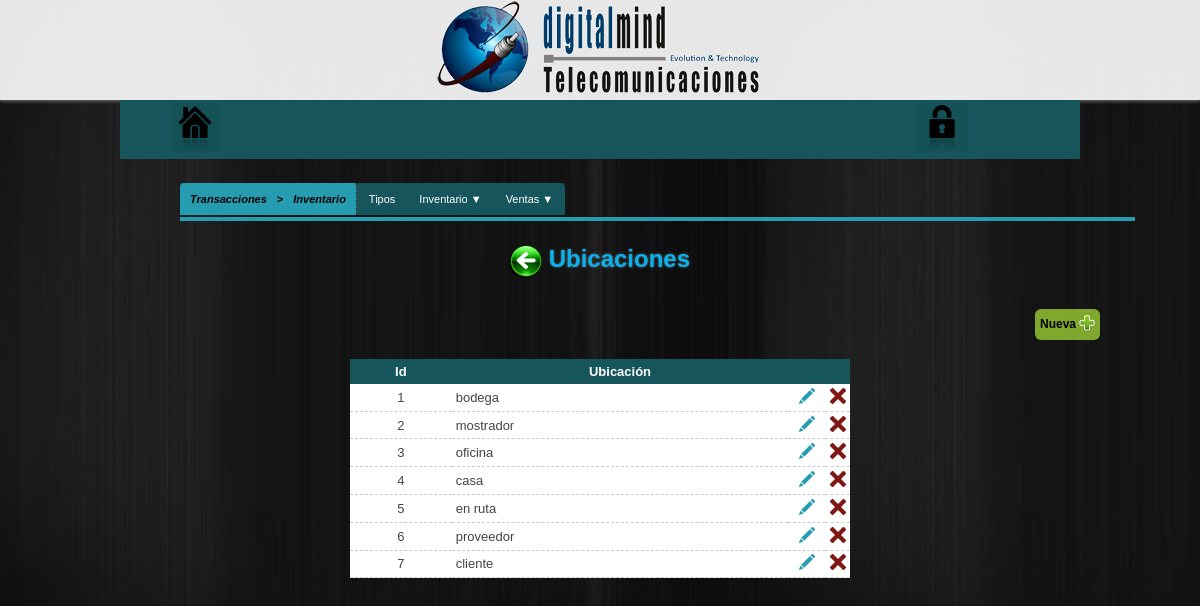
The app's page /configuracion/transacciones/inventario/ubicaciones (signed in) with its own data.
### tables this page shows
CREATE TABLE IF NOT EXISTS `ubicaciones` (
  `id_ubicacion` int(10) NOT NULL,
  `nombre_ubicacion` varchar(50) NOT NULL
);

### configuracion/transacciones/inventario/ubicaciones/classUbicacionesInv.php (called while the page is built, shortened)
<?php
	class UbicacionesInv
	{
		public function obtenerUbicacionesInventario() {
			$Conexion = new dataBaseConn();
			$sth = $Conexion -> prepare('SELECT id_ubicacion,nombre_ubicacion FROM ubicaciones');
			$sth -> execute();
			$ubicacionesInv = $sth -> fetchAll();
			return $ubicacionesInv;
		}
	}
?>

### libs/encrypt_decrypt_strings_urls.php (called while the page is built, shortened)
<?php
	function encrypt($string, $key) {
	   $result = '';
	   for($i=0; $i<strlen($string); $i++) {
	      $char = substr($string, $i, 1);
	      $keychar = substr($key, ($i % strlen($key))-1, 1);
	      $char = chr(ord($char)+ord($keychar));
	      $result.=$char;
	   }
	   return base64_encode($result);
	}
?>

### configuracion/transacciones/inventario/ubicaciones/tabla_ubicacionesi.php (the view, shortened to what this page needs)
<?php require_once("../../../../libs/encrypt_decrypt_strings_urls.php"); ?>
<?php if($datUbicacionesInv = $fnUbicacionesInv -> obtenerUbicacionesInventario() ) : ?>
	<table class="datos-bd">
		<tr>
			<th>Id</th>
			<th>Ubicación</th>
			<th>&nbsp;</th>
			<th>&nbsp;</th>
		</tr>
		<?php foreach($datUbicacionesInv as $ubicacionInv) : ?>
			<tr>
				<td><?=$ubicacionInv['id_ubicacion']?></td>
				<td style="text-align: left;"><?=$ubicacionInv['nombre_ubicacion']?></td>
				<td width="5%">
					<?php $idUbicInv = encrypt($ubicacionInv['id_ubicacion'],"ubicacionesInventarioDM") ?>
					<a href="actualizar_ubicacioni.php?IDubicacion=<?=$idUbicInv?>" class="EditUbInv"><img src="../../../../images/editar.png" title="Editar"></a>
				</td>
				<td width="5%">
					<form action="" method="POST" enctype="application/x-www-form-urlencoded" target="_self">
						<button type="button" class="deleteUbicInv">
							<img src="../../../../images/eliminar.png" title="Borrar" alt="Borrar">
						</button>
					</form>
				</td>
			</tr>
		<?php endforeach; ?>
	</table>
	<br />
<?php else :?>
	<div class="vacio">
		(Sin registros)
	</div>
<?php endif; ?>

### css/menu.css (style rules this page uses)
* { margin: 0;padding: 0; }
a { color: #28C7E0;text-decoration:none; }
body { background: url(../images/bg.jpg) fixed; color:#444; font-family:Verdana,Helvetica,Sans-serif;font-size:12px; }
a { text-decoration: none; }

### css/tabla.css (style rules this page uses)
table { border-collapse: separate;font-size: 13px; margin: 0 0 30px 0; }
.datos-bd { background: #FFF; border-collapse: collapse; width: 500px; }
.datos-bd th { background: #16555B;color: #FFF; font-weight: bold; text-align: center; padding: .4em; }
.datos-bd td { border-bottom: 1px #CCC dashed; padding: .3em; text-align: center; }
.datos-bd a { color:#16555B;margin: .5em; }
button { background-color: transparent; border: none; cursor: pointer; }

### records on screen
ubicaciones: id_ubicacion "1", nombre_ubicacion "bodega"
ubicaciones: id_ubicacion "2", nombre_ubicacion "mostrador"
ubicaciones: id_ubicacion "3", nombre_ubicacion "oficina"
ubicaciones: id_ubicacion "4", nombre_ubicacion "casa"
ubicaciones: id_ubicacion "5", nombre_ubicacion "en ruta"
ubicaciones: id_ubicacion "6", nombre_ubicacion "proveedor"
ubicaciones: id_ubicacion "7", nombre_ubicacion "cliente"
